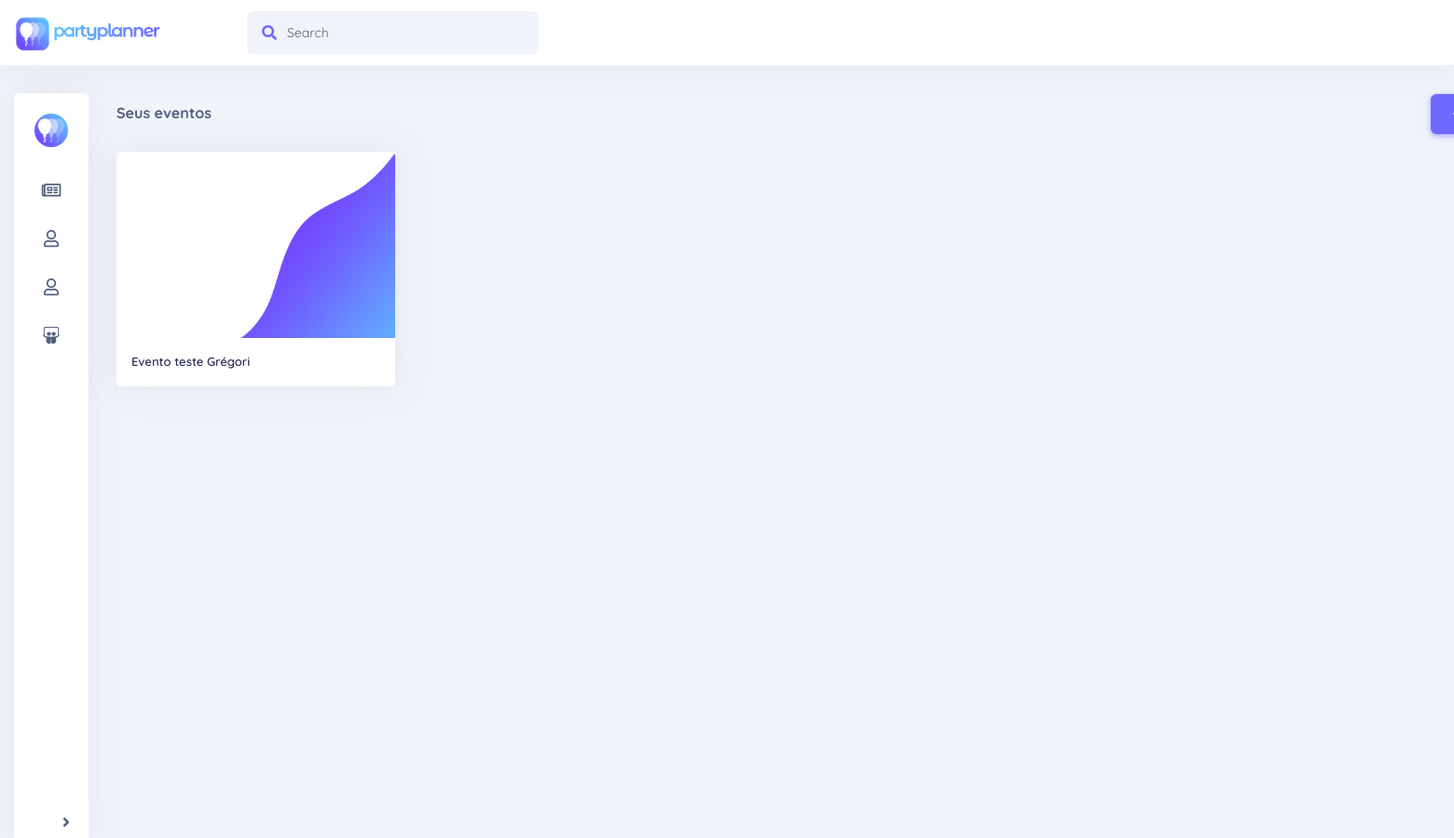
The page /view/lista_evento.php (signed in) on the database as committed earlier.
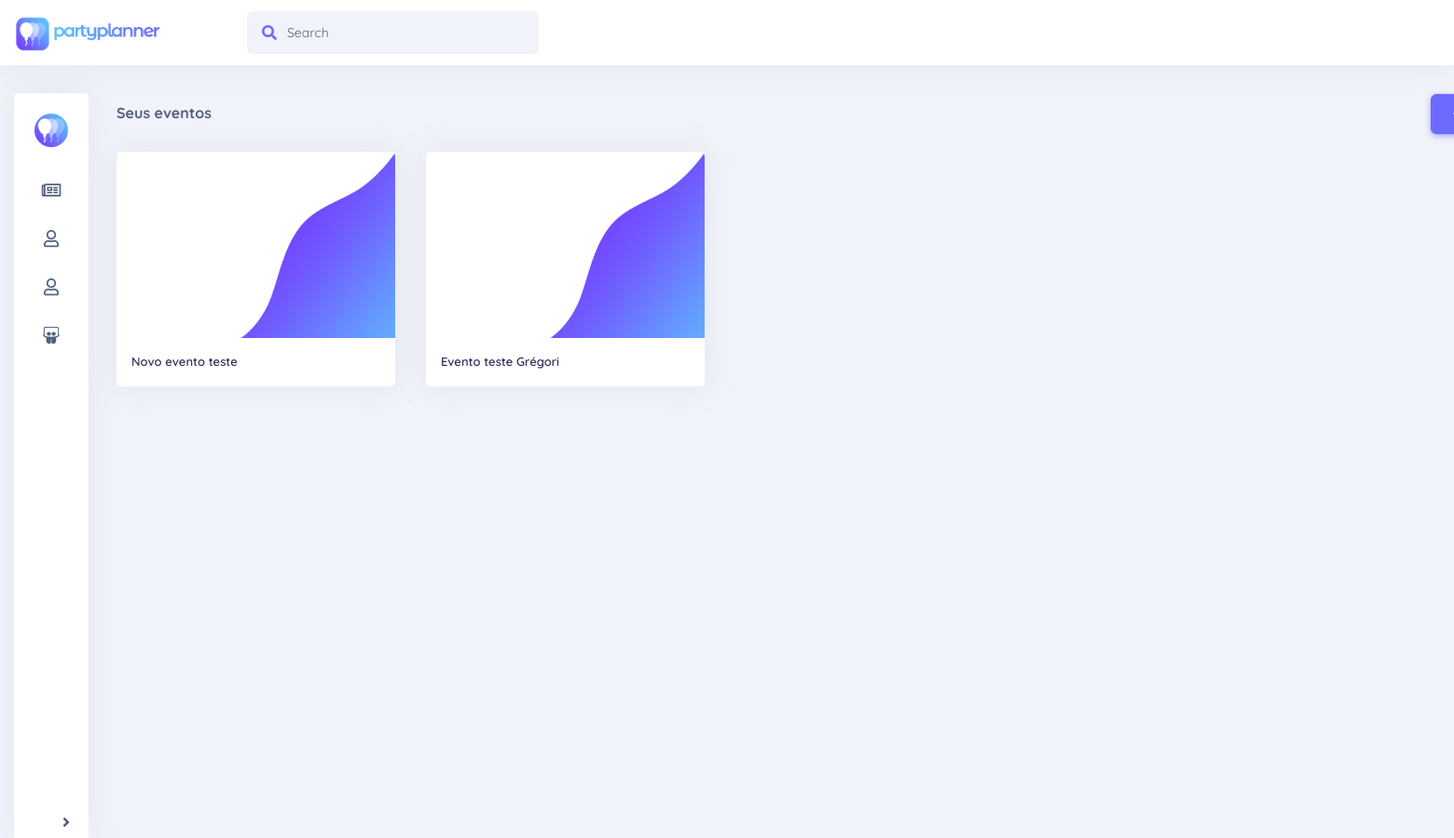
The same page on the database as committed later.
### tables this page shows
CREATE TABLE `eventos` (
  `id` bigint(20) UNSIGNED NOT NULL,
  `idUsuario` bigint(20) NOT NULL,
  `nome` varchar(191) NOT NULL,
  `descricao` varchar(300) DEFAULT NULL
);

### autoload.php (called while the page is built, shortened)
<?php
function autoload($classe)
{
    $classe = lcfirst($classe);
    $classe2 = lcfirst(substr($classe, 0,8));
    $classe3 = lcfirst(substr($classe, 8));
    $classe4 = lcfirst(substr($classe, 0,6));
    $classe5 = lcfirst(substr($classe, 6));
    $classe6 = lcfirst(substr($classe, 8,6));
    $classe7 = lcfirst(substr($classe, 14));
}

### modelo/database.class.php (called while the page is built, shortened)
<?php
include_once '../autoload.php';
class Database{
    protected static $conn;
    private function __construct()
    {
        try
        {
            self::$conn = new PDO("mysql:host=". Config::HOST_NAME."; dbname=".Config::DATABASE_NAME, Config::DATABASE_USER_NAME, Config::DATABASE_PASSWORD);
            self::$conn->setAttribute(PDO::ATTR_ERRMODE, PDO::ERRMODE_EXCEPTION);
            self::$conn->exec('SET NAMES utf8');
        }
        catch (PDOException $e)
        {
            $email = new Email();
            die("Connection Error: " . $e->getMessage());
        }
    }
    public static function conectar()
    {
        return self::$conn;
    }
}

### controle/controle.evento.class.php (called while the page is built, shortened)
<?php
class ControleEvento extends ControleBase {
    private $evento;
    public function __construct() {
        $this->evento = new Evento();
    }
    public function controleAcao($acao,$param=null,$param2=null){
        switch ($acao) {
            default:
                return parent::controleAcao($acao,$param,$param2);
                break;
        }
    }
    protected function listarTodos($param=null, $param2){
        return $this->evento->listarTodos($param, $param2);
    }
}

### modelo/evento.class.php (called while the page is built, shortened)
<?php
class Evento implements IBaseModelo{
    private $id;
    private $nome;
    private $conn;
    public function getId() {
        return $this->id;
    }
    public function getNome() {
        return $this->nome;
    }
    public function __construct() {
        $this->conn = Database::conectar();
    }
    public function listarTodos($nome=null, $idUsuario){
        try{
            if(!is_null($nome)){
                $query="SELECT id,nome FROM eventos WHERE idUsuario = :idUsuario AND nome LIKE :nome";
            }else{
                $query="SELECT id,nome FROM eventos WHERE idUsuario = :idUsuario";
            }
            $this->stmt= $this->conn->prepare($query);
            if(!is_null($nome))$this->stmt->bindValue(':nome', '%'.$nome.'%', PDO::PARAM_STR);
            if(!is_null($idUsuario))$this->stmt->bindValue(':idUsuario', $idUsuario, PDO::PARAM_STR);
            if($this->stmt->execute()){
                $eventos = $this->stmt->fetchAll(PDO::FETCH_CLASS,"Evento");
            }
            return $eventos;
        } catch(PDOException $e) {
            echo "<div class='alert alert-danger'>".$e->getMessage()."</div>";
            return null;
        }
    }
}

### controle/controle.base.class.php (called while the page is built, shortened)
<?php
abstract class ControleBase {
    public function controleAcao($acao,$param=null, $param2=null) {
        switch ($acao) {
             case "listarTodos":
                return $this->listarTodos($param, $param2);
                break;
        }
    }
}
?>

### view/lista_evento.php (the view, shortened to what this page needs)
<?php
	include_once '../autoload.php';
	$eventoControle = new ControleEvento();
	$eventos = array();
	if(isset($_GET['procure'])){
		$eventos = $eventoControle->controleAcao("listarTodos", $_GET['procure'], $_SESSION['id']);
	}else{
		$eventos = $eventoControle->controleAcao("listarTodos", '', $_SESSION['id']);
	}
?>
<!DOCTYPE html>
<html>
<?php include_once('include/head.php'); ?>
<body>
    <?php include_once('include/navbar.php'); ?>
    <div class="wrapper">
    	<?php include_once('include/sidebar.php'); ?>
    	<div id="page">
			<div class="filtros float-right simple-margin-right">
				 <button type="button" class="btn btn-primary btn-add" data-toggle="modal" data-target="#modal-form">
					<span class="circle btn-inner--icon"><i class="ni ni-fat-add"></i></span>
				</button>
			</div>
			<div class="filtros">Seus eventos</div>
			<div id="eventos">
			<?php
				if(!empty($eventos)){
                    foreach (array_reverse($eventos) as $ev) {
                        echo "<div class='content co-2 photo normal-shadow'>
				<div class='card' data-id=".$ev->getId().">
				  <img class='card-img-top' height='200px' src='img/background.png' alt='Card image cap'>
				  <div class='card-body'>
				    <h5 class='card-title'>".$ev->getNome()."</h5>
				  </div>
				</div>
			</div>";
                    }
                }
            ?>
	  		</div>
		</div>
    </div>
</body>
</html>

Rows that differ between the two databases and show on the page:
added eventos: nome "Novo evento teste"
